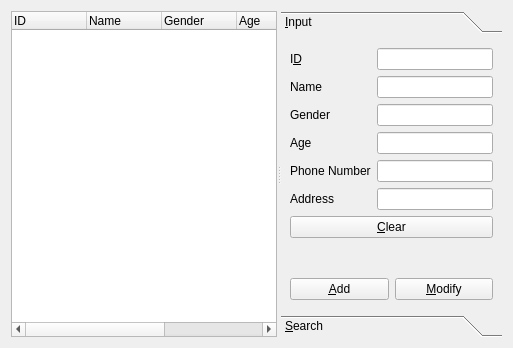
<?xml version="1.0" encoding="UTF-8"?>
<ui version="4.0">
 <class>ClientManagerForm</class>
 <widget class="QWidget" name="ClientManagerForm">
  <property name="geometry">
   <rect>
    <x>0</x>
    <y>0</y>
    <width>513</width>
    <height>348</height>
   </rect>
  </property>
  <property name="windowTitle">
   <string>Client Info</string>
  </property>
  <layout class="QVBoxLayout" name="verticalLayout_2">
   <item>
    <widget class="QSplitter" name="splitter">
     <property name="orientation">
      <enum>Qt::Horizontal</enum>
     </property>
     <widget class="QWidget" name="layoutWidget">
      <layout class="QVBoxLayout" name="listVerticalLayout">
       <item>
        <widget class="QTreeWidget" name="treeWidget">
         <property name="autoScrollMargin">
          <number>16</number>
         </property>
         <property name="indentation">
          <number>15</number>
         </property>
         <property name="rootIsDecorated">
          <bool>false</bool>
         </property>
         <property name="animated">
          <bool>false</bool>
         </property>
         <attribute name="headerDefaultSectionSize">
          <number>75</number>
         </attribute>
         <attribute name="headerStretchLastSection">
          <bool>true</bool>
         </attribute>
         <column>
          <property name="text">
           <string>ID</string>
          </property>
         </column>
         <column>
          <property name="text">
           <string>Name</string>
          </property>
         </column>
         <column>
          <property name="text">
           <string>Gender</string>
          </property>
         </column>
         <column>
          <property name="text">
           <string>Age</string>
          </property>
         </column>
         <column>
          <property name="text">
           <string>Phone Number</string>
          </property>
         </column>
         <column>
          <property name="text">
           <string>Address</string>
          </property>
         </column>
        </widget>
       </item>
      </layout>
     </widget>
     <widget class="QToolBox" name="toolBox">
      <property name="enabled">
       <bool>true</bool>
      </property>
      <property name="currentIndex">
       <number>0</number>
      </property>
      <widget class="QWidget" name="inputPage">
       <property name="geometry">
        <rect>
         <x>0</x>
         <y>0</y>
         <width>203</width>
         <height>288</height>
        </rect>
       </property>
       <attribute name="label">
        <string>&amp;Input</string>
       </attribute>
       <layout class="QVBoxLayout" name="verticalLayout">
        <item>
         <layout class="QFormLayout" name="clientFormLayout">
          <item row="0" column="0">
           <widget class="QLabel" name="idLabel">
            <property name="text">
             <string>I&amp;D</string>
            </property>
            <property name="buddy">
             <cstring>idLineEdit</cstring>
            </property>
           </widget>
          </item>
          <item row="0" column="1">
           <widget class="QLineEdit" name="idLineEdit">
            <property name="readOnly">
             <bool>true</bool>
            </property>
           </widget>
          </item>
          <item row="1" column="0">
           <widget class="QLabel" name="nameLabel">
            <property name="text">
             <string>Name</string>
            </property>
            <property name="buddy">
             <cstring>nameLineEdit</cstring>
            </property>
           </widget>
          </item>
          <item row="1" column="1">
           <widget class="QLineEdit" name="nameLineEdit"/>
          </item>
          <item row="2" column="0">
           <widget class="QLabel" name="genderLabel">
            <property name="text">
             <string>Gender</string>
            </property>
            <property name="buddy">
             <cstring>genderLineEdit</cstring>
            </property>
           </widget>
          </item>
          <item row="2" column="1">
           <widget class="QLineEdit" name="genderLineEdit"/>
          </item>
          <item row="3" column="0">
           <widget class="QLabel" name="ageLabel">
            <property name="text">
             <string>Age</string>
            </property>
            <property name="buddy">
             <cstring>ageLineEdit</cstring>
            </property>
           </widget>
          </item>
          <item row="3" column="1">
           <widget class="QLineEdit" name="ageLineEdit"/>
          </item>
          <item row="4" column="1">
           <widget class="QLineEdit" name="phoneNumberLineEdit"/>
          </item>
          <item row="5" column="0">
           <widget class="QLabel" name="addressLabel">
            <property name="text">
             <string>Address</string>
            </property>
            <property name="buddy">
             <cstring>addressLineEdit</cstring>
            </property>
           </widget>
          </item>
          <item row="5" column="1">
           <widget class="QLineEdit" name="addressLineEdit"/>
          </item>
          <item row="4" column="0">
           <widget class="QLabel" name="phoneNumberLabel">
            <property name="text">
             <string>Phone Number</string>
            </property>
            <property name="buddy">
             <cstring>phoneNumberLineEdit</cstring>
            </property>
           </widget>
          </item>
         </layout>
        </item>
        <item>
         <widget class="QPushButton" name="clearPushButton">
          <property name="text">
           <string>&amp;Clear</string>
          </property>
         </widget>
        </item>
        <item>
         <spacer name="verticalSpacer">
          <property name="orientation">
           <enum>Qt::Vertical</enum>
          </property>
          <property name="sizeHint" stdset="0">
           <size>
            <width>20</width>
            <height>40</height>
           </size>
          </property>
         </spacer>
        </item>
        <item>
         <layout class="QHBoxLayout" name="addHorizontalLayout">
          <item>
           <widget class="QPushButton" name="addPushButton">
            <property name="whatsThis">
             <string>&lt;html&gt;&lt;head/&gt;&lt;body&gt;&lt;p&gt;&lt;img src=&quot;:/i18n/CSApp_ko_KR.qm&quot;/&gt;&lt;/p&gt;&lt;/body&gt;&lt;/html&gt;</string>
            </property>
            <property name="text">
             <string>&amp;Add</string>
            </property>
           </widget>
          </item>
          <item>
           <widget class="QPushButton" name="modifyPushButton">
            <property name="text">
             <string>&amp;Modify</string>
            </property>
           </widget>
          </item>
         </layout>
        </item>
       </layout>
      </widget>
      <widget class="QWidget" name="searchPage">
       <property name="geometry">
        <rect>
         <x>0</x>
         <y>0</y>
         <width>203</width>
         <height>288</height>
        </rect>
       </property>
       <attribute name="label">
        <string>&amp;Search</string>
       </attribute>
       <layout class="QHBoxLayout" name="horizontalLayout_2">
        <item>
         <layout class="QVBoxLayout" name="verticalLayout_3">
          <item>
           <widget class="QTreeWidget" name="searchTreeWidget">
            <property name="rootIsDecorated">
             <bool>false</bool>
            </property>
            <column>
             <property name="text">
              <string>ID</string>
             </property>
            </column>
            <column>
             <property name="text">
              <string>Name</string>
             </property>
            </column>
            <column>
             <property name="text">
              <string>Gender</string>
             </property>
            </column>
            <column>
             <property name="text">
              <string>Age</string>
             </property>
            </column>
            <column>
             <property name="text">
              <string>Phone Number</string>
             </property>
            </column>
            <column>
             <property name="text">
              <string>Address</string>
             </property>
            </column>
           </widget>
          </item>
          <item>
           <layout class="QHBoxLayout" name="horizontalLayout">
            <item>
             <widget class="QComboBox" name="searchComboBox">
              <item>
               <property name="text">
                <string>ID</string>
               </property>
              </item>
              <item>
               <property name="text">
                <string>Name</string>
               </property>
              </item>
              <item>
               <property name="text">
                <string>Gender</string>
               </property>
              </item>
              <item>
               <property name="text">
                <string>Age</string>
               </property>
              </item>
              <item>
               <property name="text">
                <string>Phone Number</string>
               </property>
              </item>
              <item>
               <property name="text">
                <string>Address</string>
               </property>
              </item>
             </widget>
            </item>
            <item>
             <widget class="QLineEdit" name="searchLineEdit"/>
            </item>
           </layout>
          </item>
          <item>
           <widget class="QPushButton" name="searchPushButton">
            <property name="text">
             <string>S&amp;earch</string>
            </property>
           </widget>
          </item>
         </layout>
        </item>
       </layout>
      </widget>
     </widget>
    </widget>
   </item>
  </layout>
 </widget>
 <tabstops>
  <tabstop>treeWidget</tabstop>
  <tabstop>idLineEdit</tabstop>
  <tabstop>nameLineEdit</tabstop>
  <tabstop>genderLineEdit</tabstop>
  <tabstop>ageLineEdit</tabstop>
  <tabstop>phoneNumberLineEdit</tabstop>
  <tabstop>addressLineEdit</tabstop>
  <tabstop>clearPushButton</tabstop>
  <tabstop>addPushButton</tabstop>
  <tabstop>modifyPushButton</tabstop>
  <tabstop>searchComboBox</tabstop>
  <tabstop>searchLineEdit</tabstop>
  <tabstop>searchPushButton</tabstop>
 </tabstops>
 <resources/>
 <connections/>
</ui>
